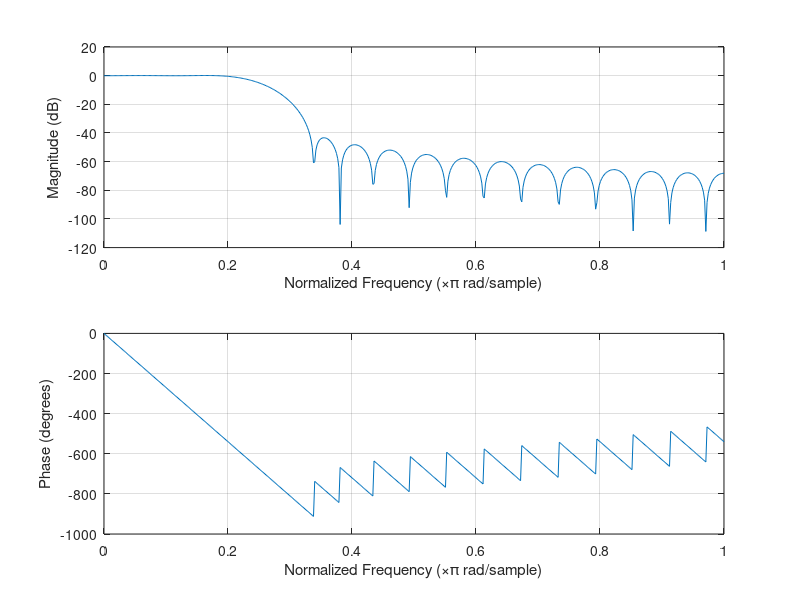
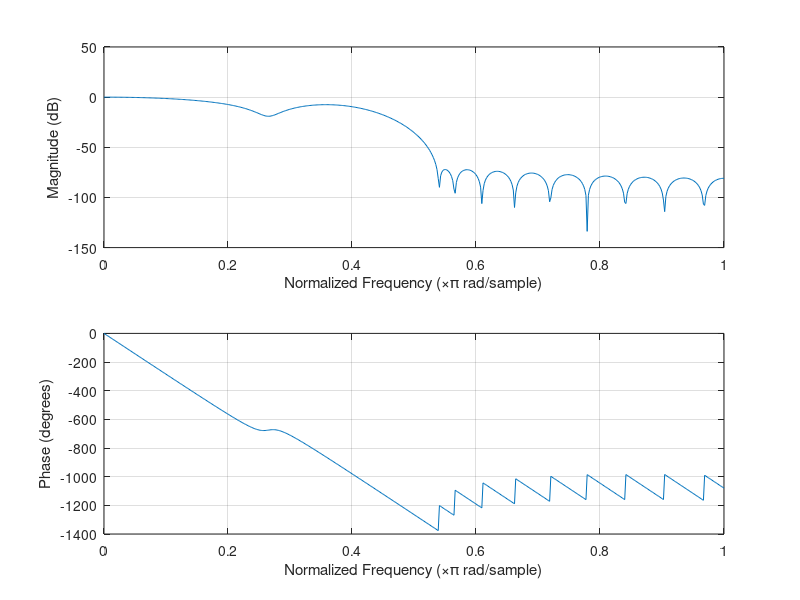
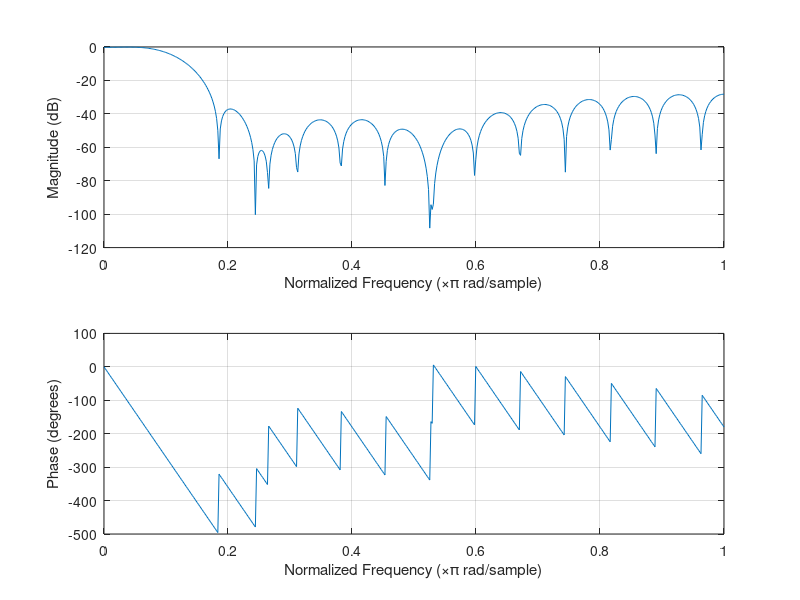
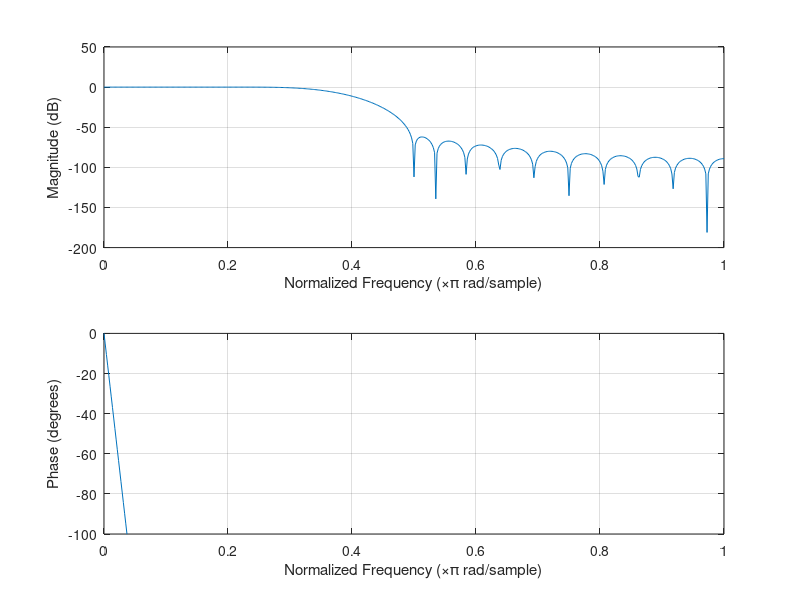

The MATLAB script that drew these images, in order:
pkg load signal;

bt601_rate = 13.5e6;

% The subclock of PS2 seems to be 4x BT.601 rate.
subpixel_rate = 4 * bt601_rate;
subpixel_nyquist = subpixel_rate / 2;

ntsc_subcarrier = 315e6 / 88;
pal_subcarrier = 4.43361875e6;

% Grabbed some sensible values from a paper that discusses a physical NTSC/PAL impl in 1997,
% so it looks plausible that PS2 would ship something similar.
luma_bw = 4.2e6;
luma_stop = bt601_rate / 2;
chroma_bw = 1.3e6;

% The chroma stop band + ntsc_subcarrier should stay inside the 13.5 MHz nyquist frequency of 6.75 MHz
chroma_stop = 2.2e6;

% First stage of downsampling from 54 MHz to 27 MHz.
% Assume some zero-order hold behavior coming out of the CRTC due to its subclock behavior.
% Most likely it's just holding pixels until the horizontal divider clocks enough times.
% 640 * 4 = 2560
% 512 * 5 = 2560
% 256 * 10 = 2560
% etc ...
downsampling_filter = firls(14, [0, luma_bw * 1.2, subpixel_nyquist * 0.7, subpixel_nyquist] / subpixel_nyquist, [1 1 0 0]);
%h = figure();
%set(h, 'Name', '54 MHz to 27 MHz downsampling filter');
%freqz(downsampling_filter);

% Next stage of filtering. Create a proper BT.601 signal that is sampled at 13.5 MHz.
luma_downsampling = firls(30, [0, luma_bw, luma_stop, bt601_rate] / bt601_rate, [1 1 0 0]);
%h = figure();
%set(h, 'Name', '27 MHz to 13.5 MHz luma downsampling filter');
%freqz(luma_downsampling);

% Chroma filter at 13.5 MHz.
chroma_lp = firls(30, [0, chroma_bw, chroma_stop, 0.5 * bt601_rate] / (0.5 * bt601_rate), [1 1 0 0]);

% Luma decode filter at 27 MHz.
luma_lp_decode = fir1(30, 0.3689, 'low', kaiser(31, 8.0));

% Chroma decode filter at 27 MHz.
chroma_lp_decode = firls(26, [0, chroma_bw, chroma_stop, bt601_rate] / bt601_rate, [1 1 0 0]);

% Suppress harmonics of subcarrier which arise when demodulating.
ntsc_subcarrier_w = ntsc_subcarrier / (2 * bt601_rate);
subcarrier_zero = exp(2 * pi * j * ntsc_subcarrier_w);
subcarrier_notch = real(conv([1, -subcarrier_zero], [1, -conj(subcarrier_zero)]));
subcarrier_notch = subcarrier_notch / sum(subcarrier_notch);

chroma_lp_decode = conv(chroma_lp_decode, subcarrier_notch);

% Suppress the carrier.
subcarrier_notch = real(conv([1, -0.95 * subcarrier_zero], [1, -conj(0.95 * subcarrier_zero)]));
subcarrier_notch = subcarrier_notch / sum(subcarrier_notch);
luma_lp_decode = conv(luma_lp_decode, subcarrier_notch);

ntsc_subcarrier_w = 2.0 * ntsc_subcarrier / (2 * bt601_rate);
subcarrier_zero = exp(2 * pi * j * ntsc_subcarrier_w);
subcarrier_notch = real(conv([1, -subcarrier_zero], [1, -conj(subcarrier_zero)]));
subcarrier_notch = subcarrier_notch / sum(subcarrier_notch);
chroma_lp_decode = conv(chroma_lp_decode, subcarrier_notch);

h = figure();
set(h, 'Name', 'NTSC UV filter @ 13.5 MHz');
freqz(chroma_lp);

h = figure();
set(h, 'Name', 'NTSC Y filter @ 27 MHz');
freqz(luma_lp_decode);

h = figure();
set(h, 'Name', 'NTSC UV filter @ 27 MHz');
freqz(chroma_lp_decode);

% Upsample chroma and luma.
upsampling = fir1(30, 0.3689, 'low', kaiser(31, 6.0));
h = figure();
set(h, 'Name', 'Upsampling filter: 13.5 MHz -> 27 MHz');
freqz(upsampling);
ylim([-100 0]);

% Test some signals.

F = 4.2e6;
y = 0.5 + 0.5 * sin((2 * pi * F / subpixel_rate) * [1 : 8 * 1024]);
u = 0.0 + 0.0 * sin((2 * pi * F / subpixel_rate) * [1 : 8 * 1024]);
v = 0.0 + 0.0 * sin((2 * pi * F / subpixel_rate) * [1 : 8 * 1024]);

% Filter and decimate.
y = conv(y, downsampling_filter)(:, 1:2:end);
u = conv(u, downsampling_filter)(:, 1:2:end);
v = conv(v, downsampling_filter)(:, 1:2:end);

y = conv(y, luma_downsampling)(:, 1:2:end);
u = conv(u, luma_downsampling)(:, 1:2:end);
v = conv(v, luma_downsampling)(:, 1:2:end);
u = conv(u, chroma_lp);
v = conv(v, chroma_lp);

% Modulating chroma before upsample would require a really sharp filter in upscale phase,
% so better to do it after.

% Now we're at 13.5 MHz. Interpolate up to 27 MHz.
y = kron(y, [2, 0]);
u = kron(u, [2, 0]);
v = kron(v, [2, 0]);

y = conv(y, upsampling);
u = conv(u, upsampling);
v = conv(v, upsampling);

u = u .* cos((2 * pi * ntsc_subcarrier / (2 * bt601_rate)) * [0 : length(u) - 1]);
v = v .* sin((2 * pi * ntsc_subcarrier / (2 * bt601_rate)) * [0 : length(v) - 1]);
c = u + v;

% Reconstruct YUV

composite_signal = [y, zeros(1, length(c) - length(y))] + c;

y = conv(luma_lp_decode, composite_signal);
u = 2 * conv(chroma_lp_decode, composite_signal .* cos((2 * pi * ntsc_subcarrier / (2 * bt601_rate)) * [0 : length(composite_signal) - 1]));
v = 2 * conv(chroma_lp_decode, composite_signal .* sin((2 * pi * ntsc_subcarrier / (2 * bt601_rate)) * [0 : length(composite_signal) - 1]));

h = figure();
set(h, 'Name', 'Composite signal')
plot(composite_signal);

h = figure();
set(h, 'Name', 'Reconstructed Y')
plot(y);

h = figure();
set(h, 'Name', 'Reconstructed U')
plot(u);

h = figure();
set(h, 'Name', 'Reconstructed V')
plot(v);

frequ = 20.0 * log10(abs(fft(u .* kaiser(length(u), 8.0)')));
freqv = 20.0 * log10(abs(fft(v .* kaiser(length(v), 8.0)')));
h = figure();
set(h, 'Name', 'U response')
plot((2 * bt601_rate / 1e6) * [0 : length(frequ) / 2 - 1] / length(frequ), frequ(:, 1 : length(frequ) / 2));
xlabel('Freq (MHz)');
ylabel('Response (dB)');
